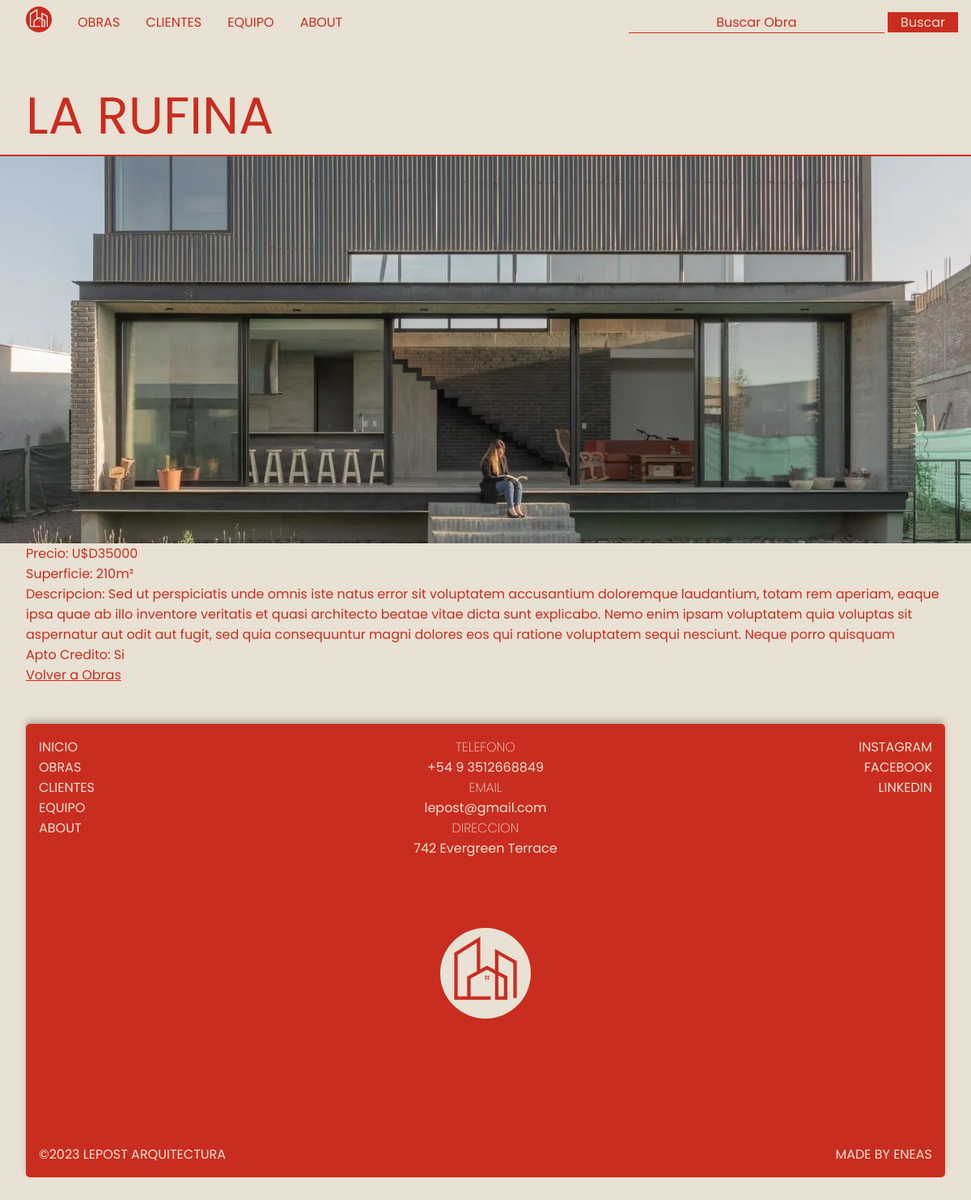
The app's page /obras/obra-detail/1 with its own data.
### obras/models.py (models this page shows, shortened)
class Obra(models.Model):
    name = models.CharField(max_length=100)
    price = models.IntegerField()
    area = models.IntegerField()
    description = models.TextField()
    credit = models.BooleanField()
    """ imagen = models.CharField(max_length=200)"""
    image = models.ImageField(upload_to='obra_images', null=True, blank=True) #se debe instalar pillow

### obras/views.py (the view)
# urls.py: path('obra-detail/<int:id>', obra_detail),
def obra_detail(request, id):
  obra = Obra.objects.get(id = id)
  context = {
    'obra': obra
  }
  return render(request, 'obras/obra_detail.html', context)

### templates/obras/obra_detail.html (shortened to what this page needs)
{% extends "base.html" %}
{% block content %}
  <main id="obra">
    <div class="obraContainer">
      <h1>{{obra.name|upper}}</h1>
      {%if obra.image%}
        <img src="{{obra.image.url}}" alt="imagen de la obra">
      {%endif%}
      <p>Precio: U$D{{obra.price}}</p>
      <p>Superficie: {{obra.area}}m²</p>
      <p>Descripcion: {{obra.description}}</p>
      <p>Apto Credito:
        {% if obra.credit == True %}
          Si
        {% else %}
          No
        {% endif %}
      </p>
      <a href="/obras/list-obras" class="contactBtn">Volver a Obras</a>
    </div>
  </main>
{% endblock %}

### static/css/styles.css (style rules this page uses)
:root { --main-color: #161616; --main-color: #c92d1f; --second-color: #e9e1d3; --main-bg: #e9e1d3; }
* { font-family: 'Poppins', sans-serif; font-size: 16px; font-weight: 400; text-align: center; color: var(--main-color); margin: 0; padding: 0; box-sizing: border-box; }
html { background-color: var(--main-bg); margin: 0 1rem; }
main { min-height: calc(100vh - 66px - 4rem); }
.obraContainer { display: flex; flex-direction: column; justify-content: space-between; align-items: flex-start; text-align: left; padding: 1rem; transition: all 0.5s ease-out; }
.obraContainer h1 { font-size: 4rem; font-weight: 400; text-align: left; margin: 2rem 0 0; padding: 0; line-height: 6rem; }
.obraContainer img { width: 100vw; height: 60vh; margin-left: -2rem; object-fit: cover; border-top: 2px solid var(--main-color); }
.obraContainer p { text-align: left; }

### records on screen
Obra: name "LA RUFINA", image (picture), price "35000", area "210", description "Sed ut perspiciatis unde omnis iste natus error sit voluptatem accusantium doloremque laudantium, totam rem aperiam, eaque ipsa quae ab illo inventore veritatis et quasi architecto beatae vitae dicta sunt explicabo. Nemo enim ipsam voluptatem quia voluptas sit aspernatur aut odit aut fugit, sed quia consequuntur magni dolores eos qui ratione voluptatem sequi nesciunt. Neque porro quisquam"
